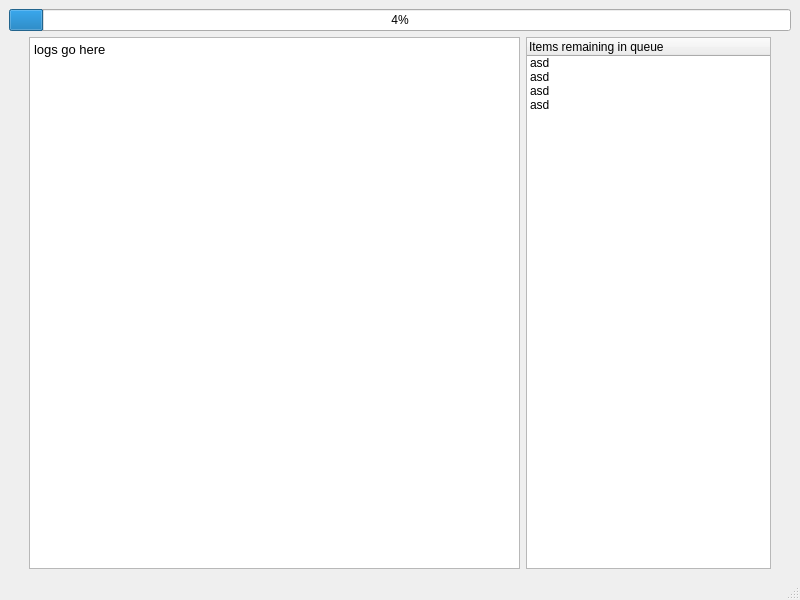
<?xml version="1.0" encoding="UTF-8"?>
<ui version="4.0">
 <class>MainWindow</class>
 <widget class="QMainWindow" name="MainWindow">
  <property name="geometry">
   <rect>
    <x>0</x>
    <y>0</y>
    <width>800</width>
    <height>600</height>
   </rect>
  </property>
  <property name="windowTitle">
   <string>HikLoad - Main Window</string>
  </property>
  <widget class="QWidget" name="centralwidget">
   <layout class="QGridLayout" name="gridLayout">
    <item row="0" column="0">
     <widget class="QProgressBar" name="progressBar">
      <property name="maximum">
       <number>545</number>
      </property>
      <property name="value">
       <number>24</number>
      </property>
     </widget>
    </item>
    <item row="1" column="0">
     <layout class="QHBoxLayout" name="horizontalLayout_2">
      <item>
       <layout class="QHBoxLayout" name="horizontalLayout" stretch="0,2,1">
        <item>
         <spacer name="verticalSpacer">
          <property name="orientation">
           <enum>Qt::Vertical</enum>
          </property>
          <property name="sizeHint" stdset="0">
           <size>
            <width>20</width>
            <height>40</height>
           </size>
          </property>
         </spacer>
        </item>
        <item>
         <widget class="QTextEdit" name="textEdit">
          <property name="readOnly">
           <bool>true</bool>
          </property>
          <property name="html">
           <string>&lt;!DOCTYPE HTML PUBLIC &quot;-//W3C//DTD HTML 4.0//EN&quot; &quot;http://www.w3.org/TR/REC-html40/strict.dtd&quot;&gt;
&lt;html&gt;&lt;head&gt;&lt;meta name=&quot;qrichtext&quot; content=&quot;1&quot; /&gt;&lt;style type=&quot;text/css&quot;&gt;
p, li { white-space: pre-wrap; }
&lt;/style&gt;&lt;/head&gt;&lt;body style=&quot; font-family:'Noto Sans'; font-size:10pt; font-weight:400; font-style:normal;&quot;&gt;
&lt;p style=&quot; margin-top:0px; margin-bottom:0px; margin-left:0px; margin-right:0px; -qt-block-indent:0; text-indent:0px;&quot;&gt;logs go here&lt;/p&gt;&lt;/body&gt;&lt;/html&gt;</string>
          </property>
         </widget>
        </item>
        <item>
         <widget class="QTreeWidget" name="treeWidget">
          <property name="rootIsDecorated">
           <bool>false</bool>
          </property>
          <column>
           <property name="text">
            <string>Items remaining in queue</string>
           </property>
          </column>
          <item>
           <property name="text">
            <string>asd</string>
           </property>
          </item>
          <item>
           <property name="text">
            <string>asd</string>
           </property>
          </item>
          <item>
           <property name="text">
            <string>asd</string>
           </property>
          </item>
          <item>
           <property name="text">
            <string>asd</string>
           </property>
          </item>
         </widget>
        </item>
       </layout>
      </item>
      <item>
       <spacer name="verticalSpacer_2">
        <property name="orientation">
         <enum>Qt::Vertical</enum>
        </property>
        <property name="sizeHint" stdset="0">
         <size>
          <width>20</width>
          <height>40</height>
         </size>
        </property>
       </spacer>
      </item>
     </layout>
    </item>
   </layout>
  </widget>
  <widget class="QMenuBar" name="menubar">
   <property name="geometry">
    <rect>
     <x>0</x>
     <y>0</y>
     <width>800</width>
     <height>30</height>
    </rect>
   </property>
  </widget>
  <widget class="QStatusBar" name="statusbar"/>
 </widget>
 <resources/>
 <connections/>
</ui>
